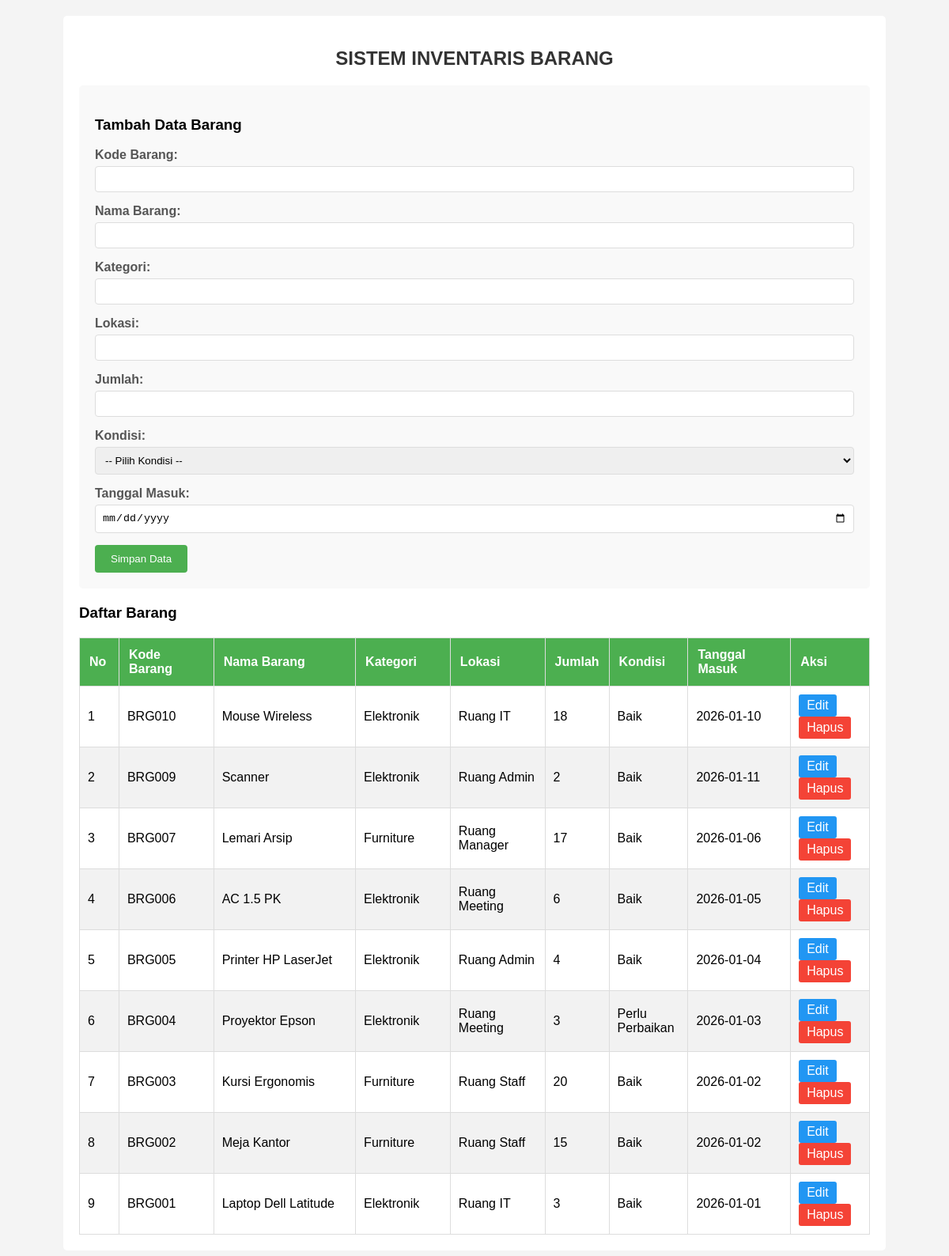
Page /pertemuan10/samples/index.php on the committed database.
### tables this page shows
CREATE TABLE IF NOT EXISTS items (
    id INT(11) AUTO_INCREMENT PRIMARY KEY,
    kode_barang VARCHAR(50) NOT NULL,
    nama_barang VARCHAR(100) NOT NULL,
    kategori VARCHAR(50) NOT NULL,
    lokasi VARCHAR(100) NOT NULL,
    jumlah INT(11) NOT NULL,
    kondisi VARCHAR(20) NOT NULL,
    tanggal_masuk DATE NOT NULL
);

### pertemuan10/samples/index.php (the view, shortened to what this page needs)
<?php
include 'koneksi.php';
$id = "";
$kode_barang = "";
$nama_barang = "";
$kategori = "";
$lokasi = "";
$jumlah = "";
$tanggal_masuk = "";
?>
<!DOCTYPE html>
<html lang="id">
<head>
</head>
<body>
    <div class="container">
        <h2>SISTEM INVENTARIS BARANG</h2>
        <div class="form-section">
            <h3><?php echo $id ? "Edit Data Barang" : "Tambah Data Barang"; ?></h3>
            <form action="proses.php" method="POST">
                <div class="form-group">
                    <label for="kode_barang">Kode Barang:</label>
                    <input type="text" id="kode_barang" name="kode_barang" value="<?php echo $kode_barang; ?>" required>
                </div>
                <div class="form-group">
                    <label for="nama_barang">Nama Barang:</label>
                    <input type="text" id="nama_barang" name="nama_barang" value="<?php echo $nama_barang; ?>" required>
                </div>
                <div class="form-group">
                    <label for="kategori">Kategori:</label>
                    <input type="text" id="kategori" name="kategori" value="<?php echo $kategori; ?>" required>
                </div>
                <div class="form-group">
                    <label for="lokasi">Lokasi:</label>
                    <input type="text" id="lokasi" name="lokasi" value="<?php echo $lokasi; ?>" required>
                </div>
                <div class="form-group">
                    <label for="jumlah">Jumlah:</label>
                    <input type="number" id="jumlah" name="jumlah" value="<?php echo $jumlah; ?>" required>
                </div>
                <div class="form-group">
                    <label for="kondisi">Kondisi:</label>
                    <select id="kondisi" name="kondisi" required>
                        <option value="">-- Pilih Kondisi --</option>
                    </select>
                </div>
                <div class="form-group">
                    <label for="tanggal_masuk">Tanggal Masuk:</label>
                    <input type="date" id="tanggal_masuk" name="tanggal_masuk" value="<?php echo $tanggal_masuk; ?>" required>
                </div>
                <button type="submit" name="<?php echo $id ? 'update' : 'simpan'; ?>">
                    <?php echo $id ? 'Update Data' : 'Simpan Data'; ?>
                </button>
            </form>
        </div>
        <div>
            <h3>Daftar Barang</h3>
            <table>
                <thead>
                    <tr>
                        <th style="width: 5%;">No</th>
                        <th style="width: 12%;">Kode Barang</th>
                        <th style="width: 18%;">Nama Barang</th>
                        <th style="width: 12%;">Kategori</th>
                        <th style="width: 12%;">Lokasi</th>
                        <th style="width: 8%;">Jumlah</th>
                        <th style="width: 10%;">Kondisi</th>
                        <th style="width: 13%;">Tanggal Masuk</th>
                        <th style="width: 10%;">Aksi</th>
                    </tr>
                </thead>
                <tbody>
                    <?php
                    $query = "SELECT * FROM items ORDER BY id DESC";
                    $result = mysqli_query($koneksi, $query);
                    if (mysqli_num_rows($result) > 0) {
                        $no = 1;
                        while ($row = mysqli_fetch_assoc($result)) {
                            echo "<tr>";
                            echo "<td>" . $no++ . "</td>";
                            echo "<td>" . $row['kode_barang'] . "</td>";
                            echo "<td>" . $row['nama_barang'] . "</td>";
                            echo "<td>" . $row['kategori'] . "</td>";
                            echo "<td>" . $row['lokasi'] . "</td>";
                            echo "<td>" . $row['jumlah'] . "</td>";
                            echo "<td>" . $row['kondisi'] . "</td>";
                            echo "<td>" . $row['tanggal_masuk'] . "</td>";
                            echo "<td>
                                    <a href='index.php?edit=" . $row['id'] . "' class='btn-edit'>Edit</a>
                                    <a href='proses.php?hapus=" . $row['id'] . "' class='btn-delete' onclick='return confirm(\"Apakah Anda yakin ingin menghapus data ini?\");'>Hapus</a>
                                  </td>";
                            echo "</tr>";
                        }
                    } else {
                        echo "<tr><td colspan='9' style='text-align: center;'>Tidak ada data</td></tr>";
                    }
                    ?>
                </tbody>
            </table>
        </div>
    </div>
</body>
</html>

### pertemuan10/samples/index.php (style rules this page uses)
body { font-family: Arial, sans-serif; margin: 20px; background-color: #f4f4f4; }
.container { max-width: 1000px; margin: 0 auto; background-color: white; padding: 20px; border-radius: 5px; }
h2 { color: #333; text-align: center; }
.form-group { margin-bottom: 15px; }
label { display: block; margin-bottom: 5px; font-weight: bold; color: #555; }
input[type="text"], input[type="number"], input[type="date"], select { width: 100%; padding: 8px; border: 1px solid #ddd; border-radius: 4px; box-sizing: border-box; }
button { background-color: #4CAF50; color: white; padding: 10px 20px; border: none; border-radius: 4px; cursor: pointer; margin-right: 5px; }
table { width: 100%; border-collapse: collapse; margin-top: 20px; }
table, th, td { border: 1px solid #ddd; }
th { background-color: #4CAF50; color: white; padding: 12px; text-align: left; }
td { padding: 10px; }
tr:nth-child(even) { background-color: #f2f2f2; }
.btn-edit { background-color: #2196F3; color: white; padding: 5px 10px; text-decoration: none; border-radius: 3px; display: inline-block; }
.btn-delete { background-color: #f44336; color: white; padding: 5px 10px; text-decoration: none; border-radius: 3px; display: inline-block; }
.form-section { background-color: #f9f9f9; padding: 20px; border-radius: 5px; margin-bottom: 20px; }

### rows in the picture
items: kode_barang "BRG010", nama_barang "Mouse Wireless", kategori "Elektronik", lokasi "Ruang IT", jumlah "18", kondisi "Baik", tanggal_masuk "2026-01-10"
items: kode_barang "BRG009", nama_barang "Scanner", kategori "Elektronik", lokasi "Ruang Admin", jumlah "2", kondisi "Baik", tanggal_masuk "2026-01-11"
items: kode_barang "BRG007", nama_barang "Lemari Arsip", kategori "Furniture", lokasi "Ruang Manager", jumlah "17", kondisi "Baik", tanggal_masuk "2026-01-06"
items: kode_barang "BRG006", nama_barang "AC 1.5 PK", kategori "Elektronik", lokasi "Ruang Meeting", jumlah "6", kondisi "Baik", tanggal_masuk "2026-01-05"
items: kode_barang "BRG005", nama_barang "Printer HP LaserJet", kategori "Elektronik", lokasi "Ruang Admin", jumlah "4", kondisi "Baik", tanggal_masuk "2026-01-04"
items: kode_barang "BRG004", nama_barang "Proyektor Epson", kategori "Elektronik", lokasi "Ruang Meeting", jumlah "3", kondisi "Perlu Perbaikan", tanggal_masuk "2026-01-03"
items: kode_barang "BRG003", nama_barang "Kursi Ergonomis", kategori "Furniture", lokasi "Ruang Staff", jumlah "20", kondisi "Baik", tanggal_masuk "2026-01-02"
items: kode_barang "BRG002", nama_barang "Meja Kantor", kategori "Furniture", lokasi "Ruang Staff", jumlah "15", kondisi "Baik", tanggal_masuk "2026-01-02"
items: kode_barang "BRG001", nama_barang "Laptop Dell Latitude", kategori "Elektronik", lokasi "Ruang IT", jumlah "3", kondisi "Baik", tanggal_masuk "2026-01-01"
